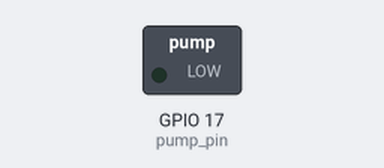
Bench run of a sketch on a simulated ESP32. Parts: switched loads named in the sketch (green lamp = pin HIGH). What the sketch prints to the serial monitor is not drawn.

Above: at 1.0 s.
At 3.0 s:
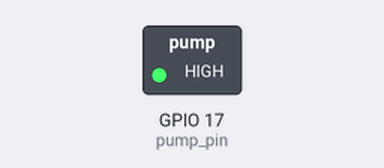
Timing chart, 0 to 5.2 s (numbered marks = the images above):
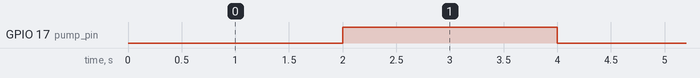

Measured:
- by itself, GPIO 17 (pump_pin): alternates HIGH for 2.0 s and LOW for 2.0 s

The sketch:

DC_pump_control_relay.ino
```cpp
////LIQUID HANDLINGT/////////////
//By Abd Almonem Doolaanea maker4ir@gmail.com
//Liked to the course: https://www.udemy.com/course/diy-lab-equipment-with-arduino-part-3-liquid-handling

//Use ESP32

/////Code to control DC motor pump as On and OFF with relay module/////

#define pump_pin 17

void setup() {

Serial.begin(115200);
Serial.println("Pump program started");

pinMode(pump_pin, OUTPUT);
digitalWrite(pump_pin, HIGH); //low level trigger relay

}

void loop() {
  //ON the pump
digitalWrite(pump_pin, LOW);
delay(2000);

//OFF the pump
digitalWrite(pump_pin, HIGH);
delay(2000);

}
```
